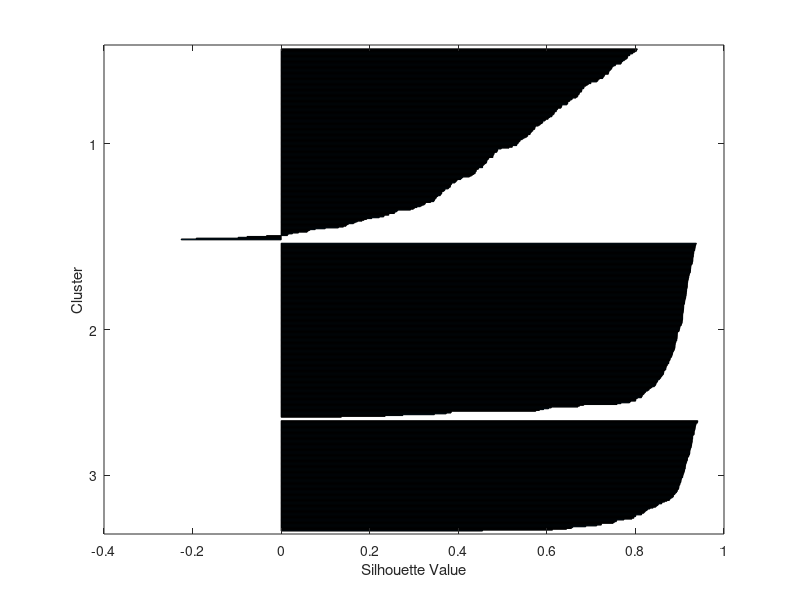
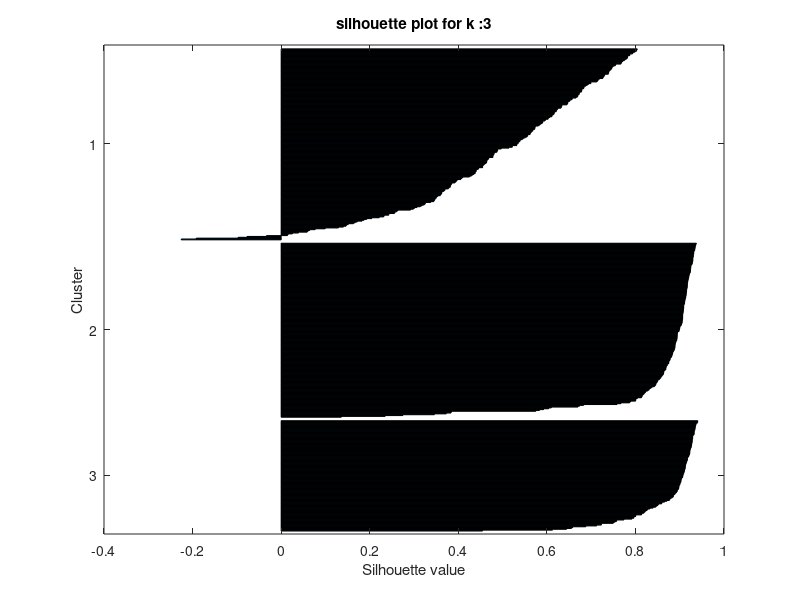
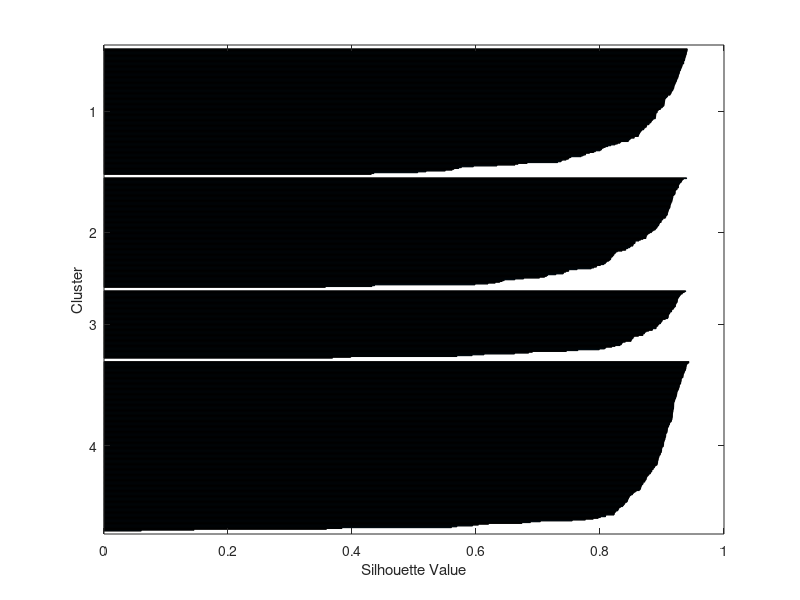
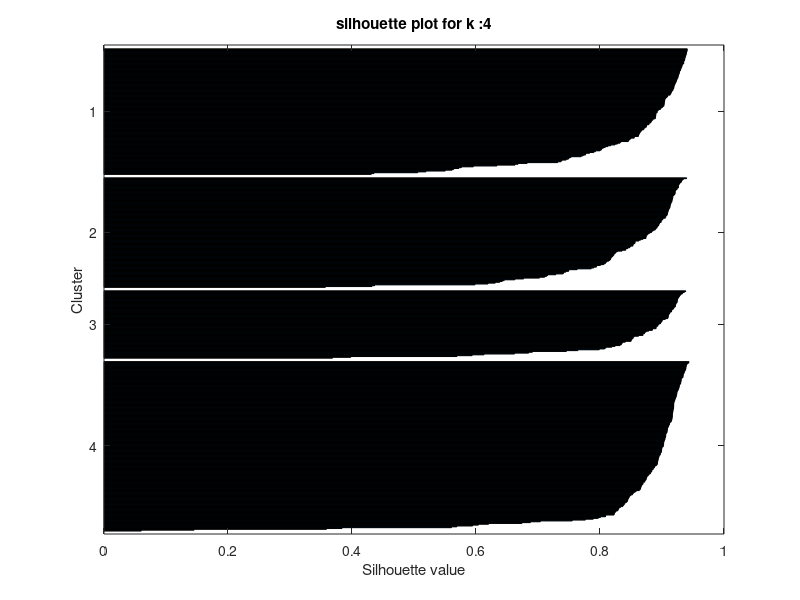

Reproduce these figures in MATLAB, in order.
%loading kmeans
load kmeansdata;

%assing data to a variable 
new_data = X;
%defining k values

k_values = [3,4,5];

%part 2 begins
%%%%%%%%%%%%%%%%%%%%%%%%%%%%%%%%%%%%%%%%%%%%%%%%%%%%%

% %for evaluating matrices
% evl_mtrcs = zeros(length(k_values),1);
% 
% for i =1:length(k_values)
%     %k means clustering for every k value
%     k2 = k_values(i);
%     [indx,c] = kmeans(new_data,k2);
%     %evaluating the clutering perfomance
%     evl_mtrcs(i) = sum(sum(new_data-c(indx,:)));
%     %visualizing 
%     %************************
% 
    % % figure;
    % % gscatter(new_data(:,1),new_data(:,2),indx);
    % % hold on;
    % % %ploting centroids
    % % scatter(c(:,1),c(:,2),100,'k','filled');
    % % title("cluster results");
    % % legend('cluser1','cluster2','cluster3');
    % % hold off;
    % % ***************************
%     if size(new_data,2)<= 3
%         figure;
% 
%         scatter3(new_data(:,1),new_data(:,2),new_data(:,3),[],indx,'filled');
%         title(["k means clustering with k = ",num2str(k2)]);
%          xlabel('Feature 1');
%         ylabel('Feature 2');
%         zlabel('Feature 3');
%         drawnow;
% 
%     end
% 
% end
% 
% [optimal_value, indx_optimal] = min(evl_mtrcs);
% optimal_k = k_values(indx_optimal);
% fprintf('Optimal number of clusters: K = %d\n', optimal_k);
% part 2 end
%%%%%%%%%%%%%%%%%%%%%%%%%%%%%%%%%%%%%%%%%%%%%%%%%%%%%

%part 3

%initializing variables for mean silhouette score
mean_sil_score = zeros(length(k_values),1);

for i =1:length(k_values)
    %k means clustring for every k value
    k2 = k_values(i);
    [indx,centroids] = kmeans(new_data,k2);

    %calculating sihoutte values
    silht_values = silhouette(new_data,indx);
    %calculating 
    mean_sil_score(i) = mean(silht_values);
    %ploting silht values for each cluster 
  
        figure;
        
        silhouette(new_data,indx);
        
        title (["silhouette plot for k :",num2str(k2)]);
        xlabel('Silhouette value');
        ylabel('Cluster');
        
   
end
